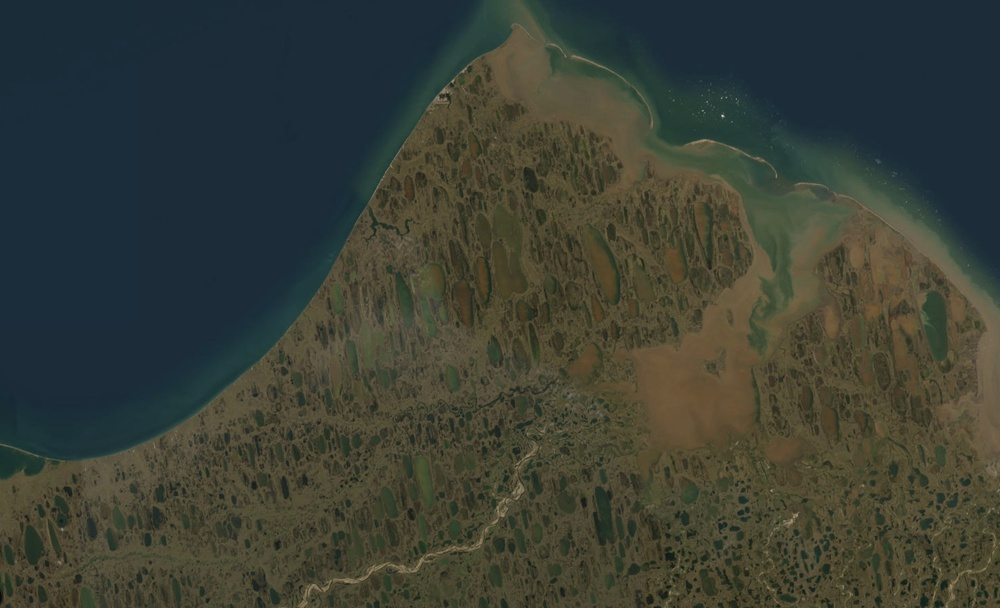
#> input picture notebooks/data/sattelite_lakes_example.jpg, 1000 x 608 px, shrunk from 2932 x 1782 before the run
$ jupyter execute --allow-errors 02_UNET_segmentation.ipynb
#> lines starting #> are read from the running program, lines starting #| are printed output that depends on the picture; after the words box and inside, x2 and y2 are one past the last pixel; in counts of white or black regions, pixels touching at a corner belong together; long printed decimals are rounded
# U-Net training for Lake Detection

This notebook trains a lightweight U-Net segmentation model on a satellite image (`./notebooks/data/sattelite_lakes_example.jpg`) using automatically generated pseudo-labels (Otsu threshold), then postprocesses the predicted mask to extract connected-component bounding boxes. It saves the predicted mask, bounding boxes JSON, an overlay visualization, and the trained model weights.

Notes:
- No `try/except` is used. Errors will surface directly.
- Only minimal conditionals are used where necessary.
- Dependencies: `torch`, `torchvision`, `numpy`, `pillow`, `matplotlib`, `scikit-image`.
- Outputs are written to `outputs/unet/`.

[cell 1]
import os
import json
import numpy as np
import torch
from torch import nn
from torch.utils.data import Dataset, DataLoader
from PIL import Image
import matplotlib.pyplot as plt
from skimage import filters, morphology, measure

# Reproducibility
np.random.seed(0)
torch.manual_seed(0)
#> (this line was passed over: torch is not available in this run)

#> (the rest of this cell did not finish here and is left out)

[cell 2]
# Configure paths and hyperparameters
image_path = "./data/sattelite_lakes_example.jpg"
out_dir = "outputs/unet"
os.makedirs(out_dir, exist_ok=True)

patch_size = 256
stride = 128
batch_size = 8
epochs = 5
lr = 1e-3
min_region_area = 64  # pixels; filter extremely small regions in bbox extraction

[cell 3]
# Load LiDAR raster, convert to grayscale float32, and normalize to [0, 1]
img = Image.open(image_path).convert("L")
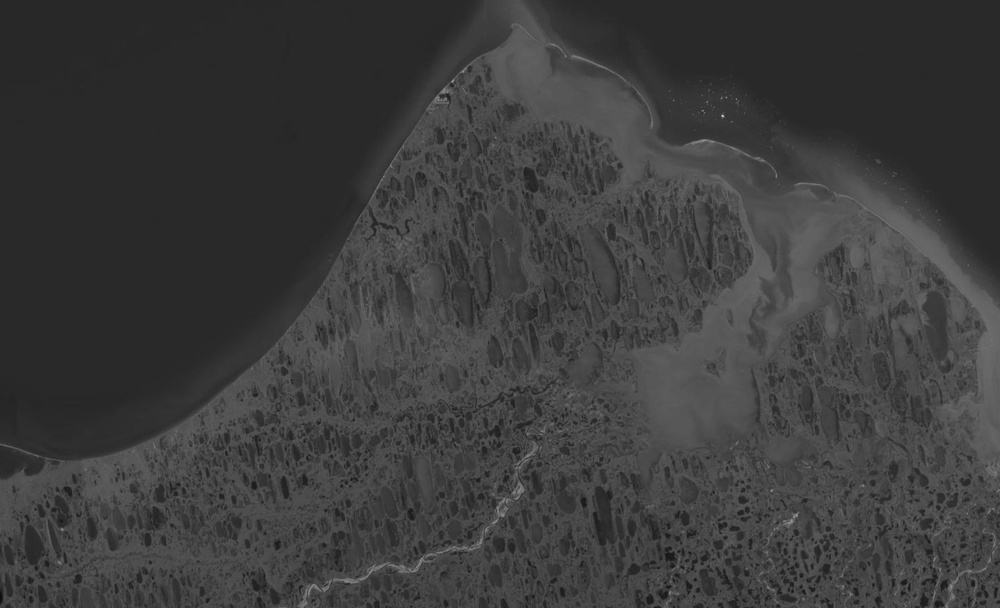
#> img: PIL image 1000x608 L; min 10, max 204, mean 60.5
img_np = np.array(img).astype(np.float32)
vmin = float(img_np.min())
#> vmin = 10
vmax = float(img_np.max())
#> vmax = 204
rng = vmax - vmin
#> rng = 194
img_norm = (img_np - vmin) / (rng + 1e-8)

print("Image shape:", img_np.shape, "range:", (vmin, vmax))
#| Image shape: (608, 1000) range: (10.0, 204.0)
plt.figure(figsize=(6,6))
plt.imshow(img_norm, cmap="gray")
plt.axis("off")
plt.title("Input LiDAR raster (normalized)")
# plt.show()

[cell 4]
# Generate pseudo-label mask via Otsu threshold and simple morphology cleanup
th = float(filters.threshold_otsu(img_norm))
#> th = 0.256
mask = img_norm > th
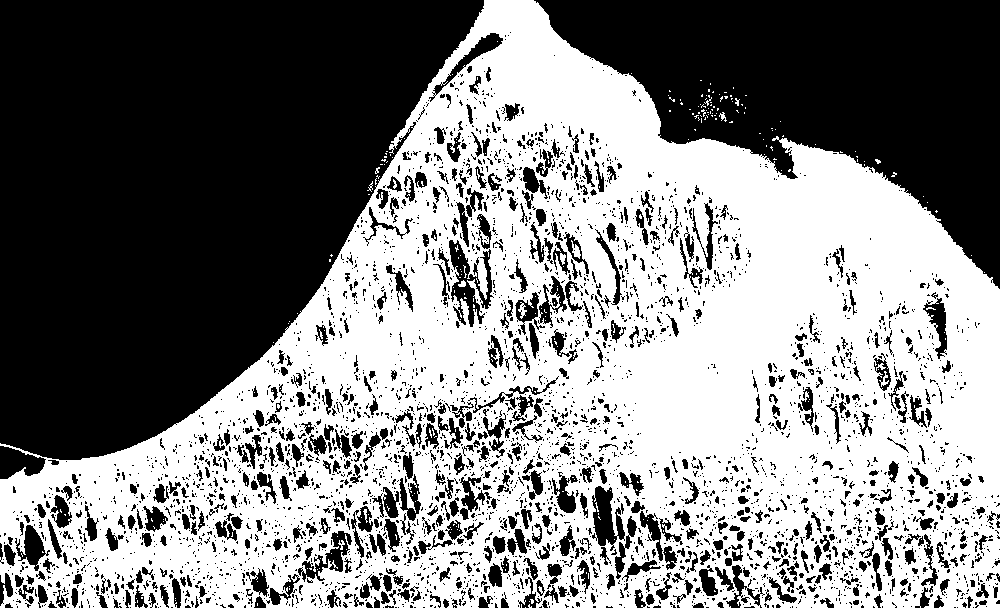
#> mask: shape (608, 1000) bool; 51.7% white; 3996 black regions (3317 under 20 px), largest, box (x1, y1, x2, y2) and area: (0, 0, 484, 460) 154583, (534, 0, 1000, 289) 67389, (449, 240, 494, 327) 1599
mask = morphology.remove_small_objects(mask, min_size=64)
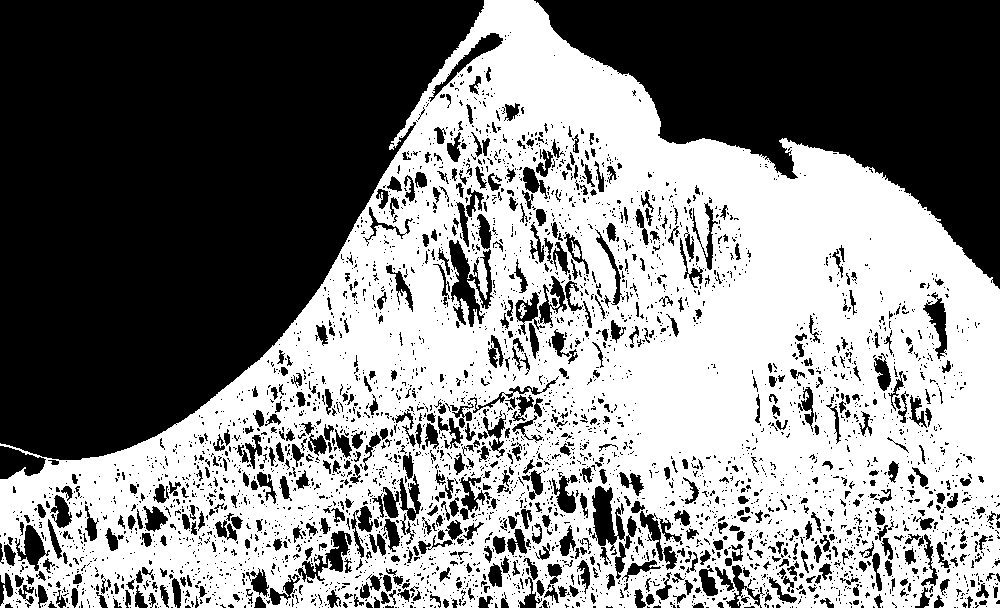
#> mask: shape (608, 1000) bool; 51.4% white; 3994 black regions (3311 under 20 px), largest, box (x1, y1, x2, y2) and area: (0, 0, 484, 460) 154706, (534, 0, 1000, 289) 67796, (449, 240, 494, 327) 1720
mask = morphology.binary_opening(mask, morphology.disk(1))
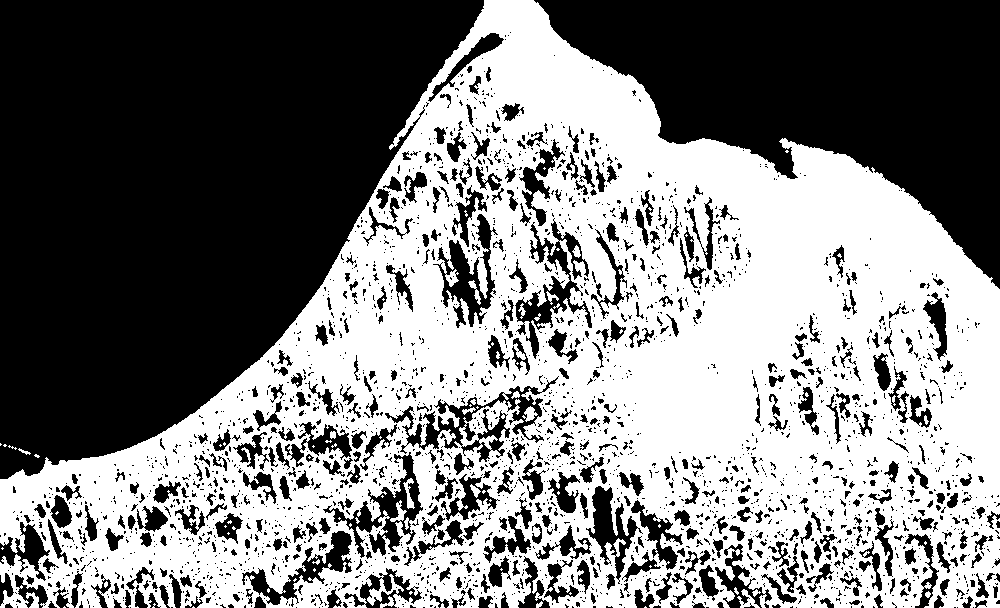
#> mask: shape (608, 1000) bool; 50% white; 2677 black regions (2168 under 20 px), largest, box (x1, y1, x2, y2) and area: (0, 0, 484, 479) 155866, (534, 0, 1000, 289) 67932, (385, 376, 559, 462) 3475
mask = morphology.binary_closing(mask, morphology.disk(1))
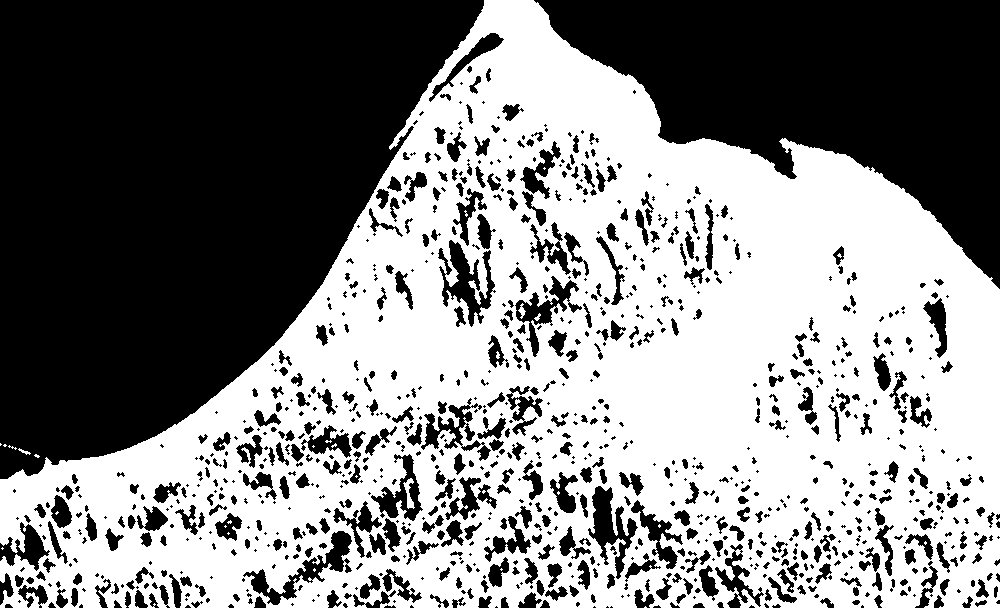
#> mask: shape (608, 1000) bool; 52.2% white; 1005 black regions (474 under 20 px), largest, box (x1, y1, x2, y2) and area: (0, 0, 484, 479) 155799, (534, 0, 1000, 289) 67888, (438, 240, 496, 327) 1981
mask_f = mask.astype(np.float32)

print("Otsu threshold:", th)
#| Otsu threshold: 0.2559
mask_path = os.path.join(out_dir, "pseudo_label_mask.png")
Image.fromarray((mask_f*255).astype(np.uint8)).save(mask_path)
print("Saved pseudo-label mask:", mask_path)
plt.figure(figsize=(6,6))
plt.imshow(mask_f, cmap="gray")
plt.axis("off")
plt.title("Pseudo-label mask")
# plt.show()

[cell 5]
# Build patch dataset from image and mask
def extract_patches(img2d, msk2d, size=256, st=128):
#> called with size = 256, st = 128
    H, W = img2d.shape
#> H = 608; W = 1000
    xs = []
    ys = []
    for y in range(0, max(H - size + 1, 0), st):
        for x in range(0, max(W - size + 1, 0), st):
            xs.append(img2d[y:y+size, x:x+size])
            ys.append(msk2d[y:y+size, x:x+size])
#> after the loop, xs = 18 items; ys = 18 items
    if len(xs) == 0:
        pad_y = max(0, size - H)
        pad_x = max(0, size - W)
        if pad_y > 0 or pad_x > 0:
            img_pad = np.pad(img2d, ((0, pad_y), (0, pad_x)), mode="edge")
            msk_pad = np.pad(msk2d, ((0, pad_y), (0, pad_x)), mode="edge")
        else:
            img_pad = img2d
            msk_pad = msk2d
        xs.append(img_pad[0:size, 0:size])
        ys.append(msk_pad[0:size, 0:size])
    return np.stack(xs, 0), np.stack(ys, 0)

xs_np, ys_np = extract_patches(img_norm, mask_f, size=patch_size, st=stride)
print("Patches:", xs_np.shape)
#| Patches: (18, 256, 256)

class PatchDataset(Dataset):
    def __init__(self, xs, ys):
        self.xs = xs
        self.ys = ys
    def __len__(self):
        return self.xs.shape[0]
    # [6 lines left out: function __getitem__, not called in this run]

dataset = PatchDataset(xs_np, ys_np)
#> (the rest of this cell did not finish here and is left out)

[cell 6]
# Lightweight U-Net model definition
class DoubleConv(nn.Module):
    def __init__(self, in_ch, out_ch):
        super().__init__()
        self.net = nn.Sequential(
            nn.Conv2d(in_ch, out_ch, 3, padding=1),
            nn.ReLU(inplace=True),
            nn.Conv2d(out_ch, out_ch, 3, padding=1),
            nn.ReLU(inplace=True),
        )
    def forward(self, x):
        return self.net(x)

class Down(nn.Module):
    # [4 lines left out: function __init__, not called in this run]
    def forward(self, x):
        x = self.pool(x)
        return self.conv(x)

class Up(nn.Module):
    # [13 lines left out: functions __init__, forward, not called in this run]

class UNet(nn.Module):
    def __init__(self, in_ch=1, out_ch=1, base=32):
        super().__init__()
        self.inc = DoubleConv(in_ch, base)
